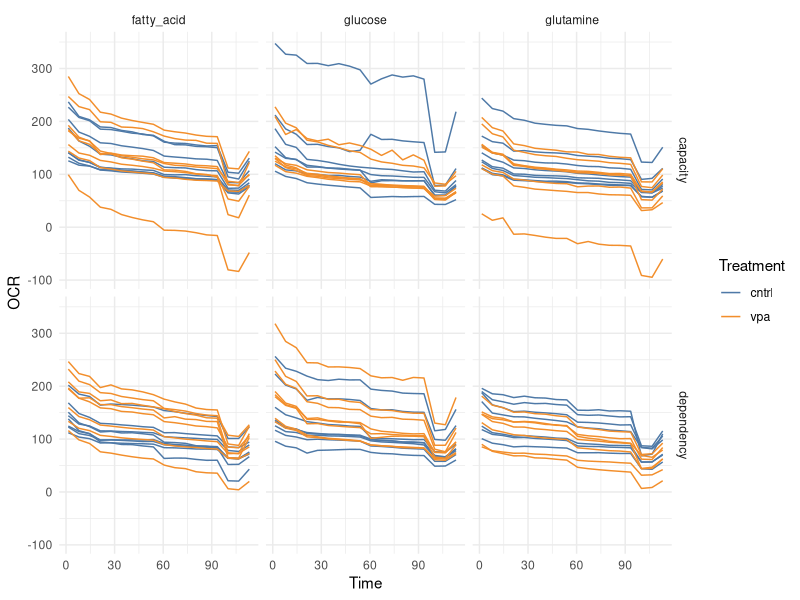
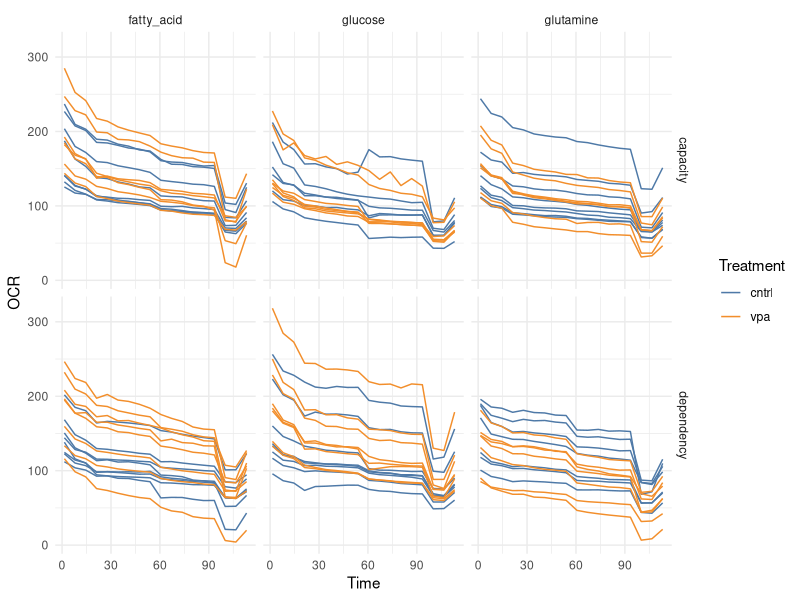
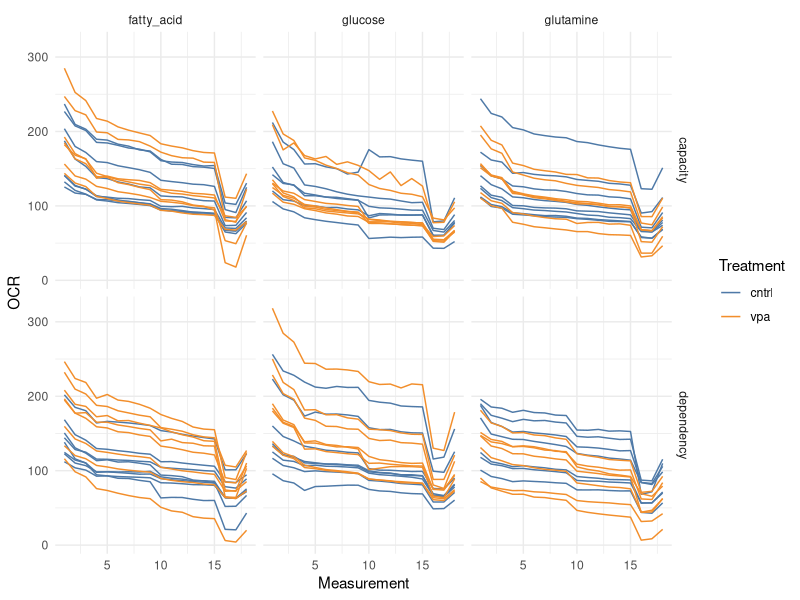
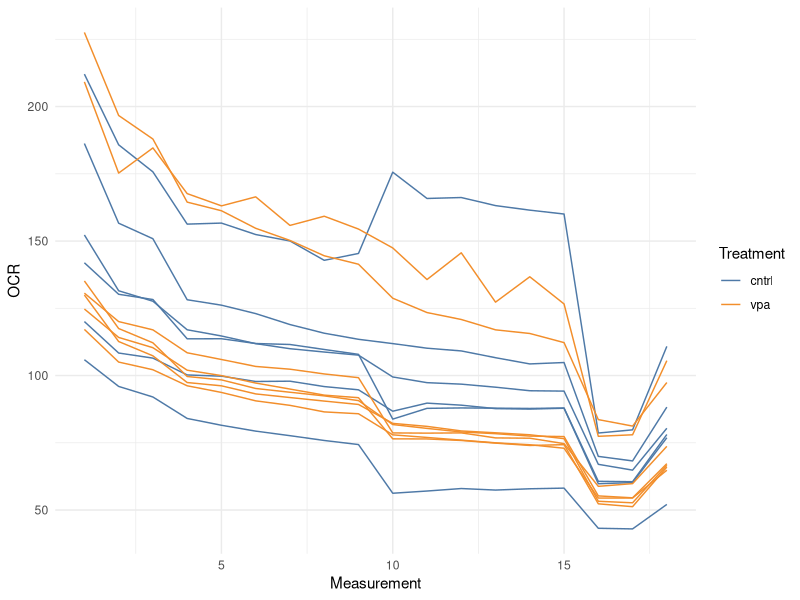
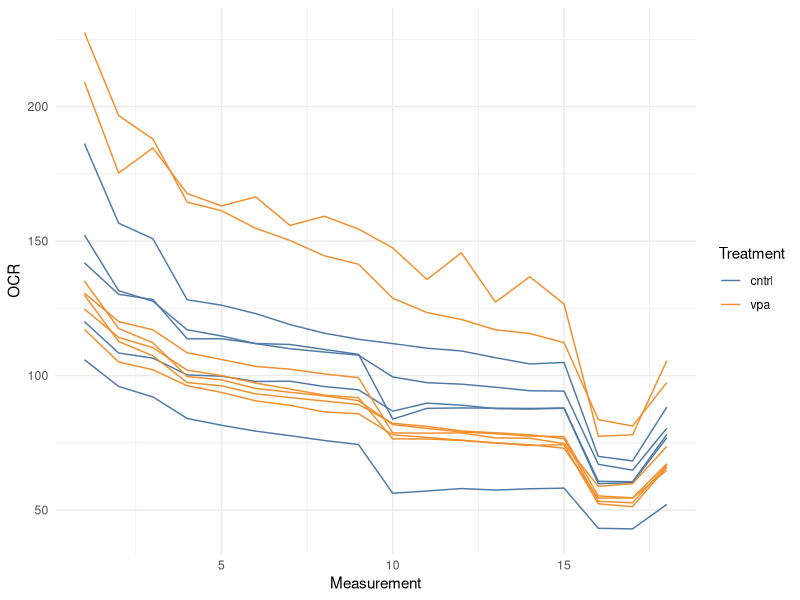
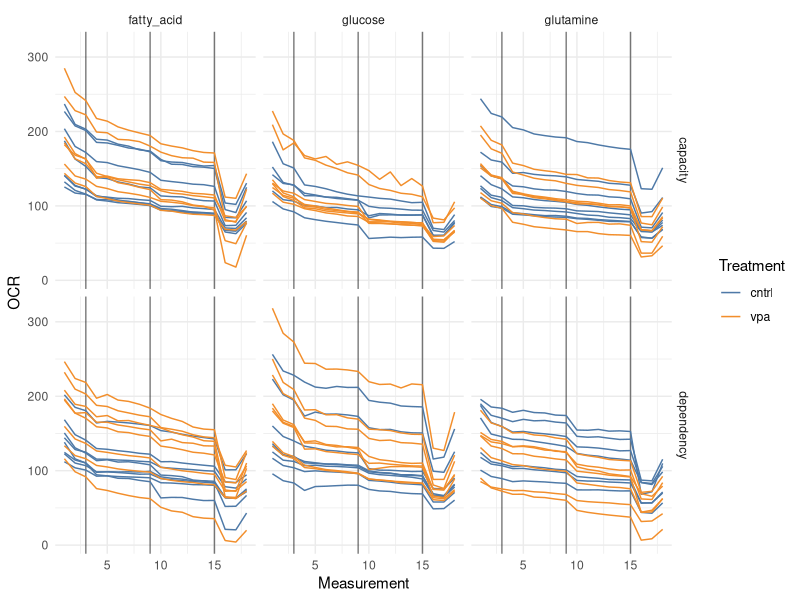
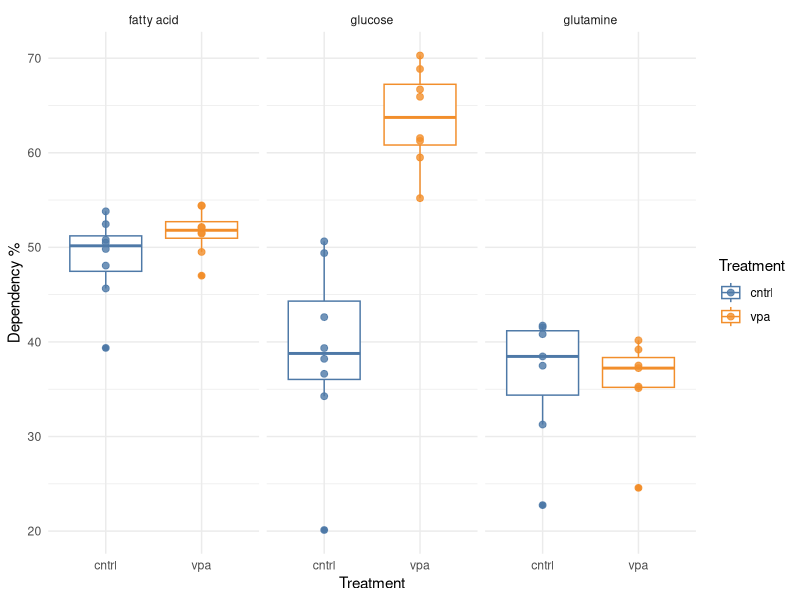
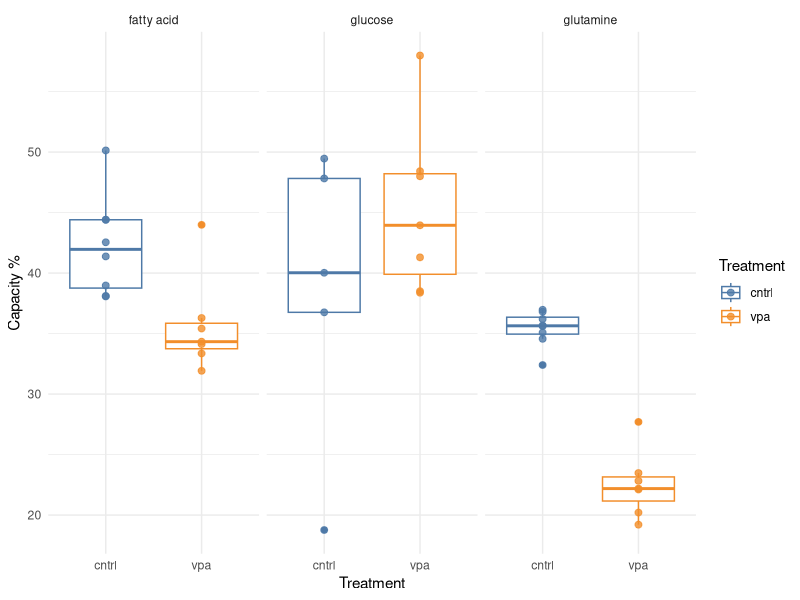

Recreate these plots in R, in order.
## ---- chunk 1
knitr::opts_chunk$set(echo = TRUE)
## ---- chunk 2
library(tidyverse)
library(ggthemes)
library(cowplot)
theme_set(theme_minimal())
## ---- chunk 3
raw.data <- read_csv("./data/seahorse_raw_data.csv")
table(raw.data$Group)
## ---- chunk 4
data <- raw.data %>% 
  select(-c(ECAR:PER)) %>% 
  filter(Group != "Background") %>% 
  mutate(
    Treatment = ifelse(str_detect(Group, "vpa"), "vpa", "cntrl"),
    Fuel = case_when(
      str_detect(Group, "GLC") ~ "glucose",
      str_detect(Group, "FA") ~ "fatty_acid",
      str_detect(Group, "GLN") ~ "glutamine"
    ),
    Test = ifelse(str_detect(Group, "Dependency"), "dependency", "capacity")
  ) %>% 
  select(-Group)
## ---- chunk 5
data %>% 
  ggplot(aes(Time, OCR, Group = Well, color = Treatment)) +
  geom_line() +
  scale_color_tableau() +
  facet_grid(Test ~ Fuel)
data %>% 
  group_by(Well) %>% 
  summarize(avg_ocr = mean(OCR)) %>% 
  arrange(avg_ocr)
data <- data %>% 
  filter(Well != "H04" & Well != "G08")
data %>% 
  group_by(Well) %>% 
  summarize(avg_ocr = mean(OCR)) %>% 
  arrange(desc(avg_ocr))
data <- data %>% 
  filter(Well != "D12")
data %>% 
  ggplot(aes(Time, OCR, Group = Well, color = Treatment)) +
  geom_line() +
  scale_color_tableau() +
  facet_grid(Test ~ Fuel)
data %>% 
  ggplot(aes(Measurement, OCR, Group = Well, color = Treatment)) +
  geom_line() +
  scale_color_tableau() +
  facet_grid(Test ~ Fuel)
data %>% 
  filter(Fuel == "glucose" & Test == "capacity") %>% 
  ggplot(aes(Measurement, OCR, Group = Well, color = Treatment)) +
  geom_line() +
  scale_color_tableau()
data %>% 
  filter(Fuel == "glucose" & Test == "capacity" & Treatment == "cntrl" & Measurement == 10)
data %>% 
  filter(Fuel == "glucose" & Test == "capacity" & Well != "D11") %>% 
  ggplot(aes(Measurement, OCR, Group = Well, color = Treatment)) +
  geom_line() +
  scale_color_tableau()
data <- data %>% 
  filter(Well != "D11")
data %>% 
  ggplot(aes(Measurement, OCR, Group = Well, color = Treatment)) +
  geom_vline(xintercept = 3, alpha = 0.5) +
  geom_vline(xintercept = 9, alpha = 0.5) +
  geom_vline(xintercept = 15, alpha = 0.5) +
  geom_line() +
  scale_color_tableau() +
  facet_grid(Test ~ Fuel)
## ---- chunk 6
depen <- data %>% 
  filter(Measurement == 3 | Measurement == 9 | Measurement == 15) %>% 
  filter(Test == "dependency") %>% 
  mutate(
    group = case_when(
      Measurement == 3 ~ "baseline",
      Measurement == 9 ~ "target",
      Measurement == 15 ~ "all"
    )
  ) %>% 
  select(-c(Measurement:Time, Test)) %>% 
  spread(group, OCR) %>% 
  mutate(
    dependency = ((baseline - target) / (baseline - all)) * 100
  )
dependency.plot <- depen %>% 
  mutate(Fuel = ifelse(str_detect(Fuel, "fatty"), "fatty acid", Fuel)) %>% 
  ggplot(aes(Treatment, dependency, color = Treatment)) +
  geom_boxplot() +
  geom_point(size = 2, alpha = 0.8) +
  scale_color_tableau() +
  facet_wrap(~ Fuel) +
  ylab("Dependency %")
dependency.plot
# p-value threshold:
0.05 / 3
depen %>% 
  filter(Fuel == "fatty_acid") %>% 
  lm(dependency ~ Treatment, data = .) %>% 
  summary()
depen %>% 
  filter(Fuel == "glucose") %>% 
  lm(dependency ~ Treatment, data = .) %>% 
  summary()
depen %>% 
  filter(Fuel == "glutamine") %>% 
  lm(dependency ~ Treatment, data = .) %>% 
  summary()
depen.pval <- c(0.1538, 1.534e-05, 0.8323)
p.adjust(depen.pval, method = "bonferroni")
#save_plot(filename = "./results/vpa_mesc_depen.png", dependency.plot, base_width = 6, base_height = 4)
## ---- chunk 7
capacity <- data %>% 
  filter(Measurement == 3 | Measurement == 9 | Measurement == 15) %>% 
  filter(Test == "capacity") %>% 
  mutate(
    group = case_when(
      Measurement == 3 ~ "baseline",
      Measurement == 9 ~ "other_2",
      Measurement == 15 ~ "all"
    )
  ) %>% 
  select(-c(Measurement:Time, Test)) %>% 
  spread(group, OCR) %>% 
  mutate(
    capacity = (1 - ((baseline - other_2) / (baseline - all))) * 100
  )
capacity.plot <- capacity %>% 
  mutate(Fuel = ifelse(str_detect(Fuel, "fatty"), "fatty acid", Fuel)) %>% 
  ggplot(aes(Treatment, capacity, color = Treatment)) +
  geom_boxplot() +
  geom_point(size = 2, alpha = 0.8) +
  scale_color_tableau() +
  facet_wrap(~ Fuel) +
  ylab("Capacity %")
capacity.plot
# p-value threshold:
0.05 / 3
capacity %>% 
  filter(Fuel == "fatty_acid") %>% 
  lm(capacity ~ Treatment, data = .) %>% 
  summary()
capacity %>% 
  filter(Fuel == "glucose") %>% 
  lm(capacity ~ Treatment, data = .) %>% 
  summary()
capacity %>% 
  filter(Fuel == "glutamine") %>% 
  lm(capacity ~ Treatment, data = .) %>% 
  summary()
capacity.pval <- c(0.007295, 0.2566, 2.997e-08)
p.adjust(capacity.pval, method = "bonferroni")
#save_plot(filename = "./results/vpa_mesc_capacity.png", capacity.plot, base_width = 6, base_height = 4)
## ---- chunk 8
flex <- depen %>% 
  group_by(Treatment, Fuel) %>% 
  summarise(avg_depen = mean(dependency)) %>% 
  ungroup() %>% 
  inner_join(
    capacity %>% 
      group_by(Treatment, Fuel) %>% 
      summarise(avg_cap = mean(capacity)) %>% 
      ungroup(),
    by = c("Treatment", "Fuel")
    ) %>% 
  mutate(flexibility = avg_cap - avg_depen)
flex
flex.plot <- flex %>% 
  gather("measure", "value", avg_depen:flexibility) %>% 
  filter(measure != "avg_cap") %>% 
  mutate(
    measure = ifelse(str_detect(measure, "depen"), "Dependency", "Flexibility"),
    Fuel = ifelse(str_detect(Fuel, "fatty"), "fatty acid", Fuel)
    ) %>% 
  ggplot(aes(Treatment, value, group = measure, fill = measure)) +
  geom_bar(stat = "identity") +
  scale_fill_tableau() +
  facet_wrap(~ Fuel) +
  ylab("Fuel Oxidation\n(% of GLC + GLN + FA Oxidation)")
flex.plot 
#save_plot(filename = "./results/vpa_mesc_flexibility.png", flex.plot, base_width = 6, base_height = 4)
